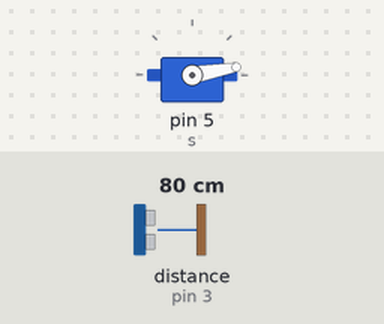
Recording of a sketch running on a simulated Arduino Uno, built with avr-gcc and run on an emulated ATmega328P. Shown: servo. Wiring (inferred from the names in the program): ultrasonic range finder: trigger pin 2; echo pin 3. The inputs (shaded band) are chosen by the test bench; at power-on: distance to the obstacle (sensor on pin 3) 80 cm. The echo pulse lasts 58.3 µs per cm; no radio packets arrive unless stated.

Above: at 0.6 s.
At 2.2 s:
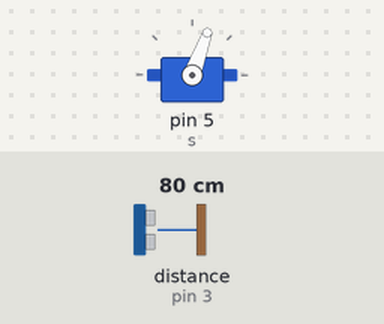
2.3 s: distance to the obstacle (sensor on pin 3) set to 2 cm
At 2.66 s:
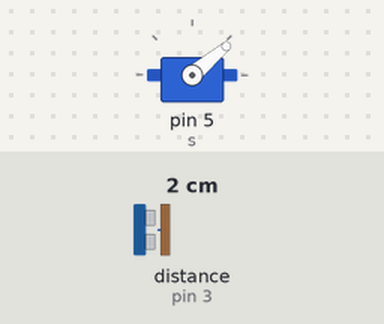
Timing chart, 0 to 11.8 s (numbered marks = the images above; inputs shaded):
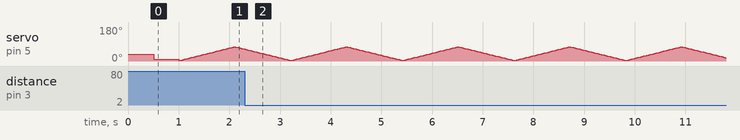

The sketch:

Radar_TX.ino
```cpp
//Nrf24
#include <SPI.h>
#include <nRF24L01.h>
#include <RF24.h>
RF24 radio(9, 8); // CE, CSN
const byte address[6] = "00002";

//HC-SR04
#define echoPin 3
#define trigPin 2
long duration, cm;
int sensorState = 0;

//SG90
#include <Servo.h>
Servo s;

void setup() {
  //Nrf24
  radio.begin();
  radio.openWritingPipe(address);
  radio.setPALevel(RF24_PA_MIN);
  radio.stopListening();

  //HC-SR04
  pinMode (trigPin, OUTPUT);
  pinMode (echoPin, INPUT);

  //SG90
  s.attach (5);
  s.write (37);
  delay (500);
  s.write (10);
  delay (500);
}

void loop() {

  radar ();

  //Distance measuring & data transmission
  digitalWrite(trigPin, LOW);
  delayMicroseconds(2);
  digitalWrite(trigPin, HIGH);
  delayMicroseconds(10);
  digitalWrite(trigPin, LOW);
  duration = pulseIn(echoPin, HIGH);
  cm = duration * 0.034 / 2 + 1;

  if (cm <= 10)
  { sensorState = 1; }

  else if (cm >= 11 and cm <= 30)
  { sensorState = 2; }

  else if (cm >= 31)
  { sensorState = 3; }

  radio.write(&sensorState, sizeof(sensorState));

}

void radar () {

  for (int x=3; x <= 75; x++) {
    s.write (x);
    delay (15);
  }

  for (int y=75; y >= 3; y--) {
    s.write (y);
    delay (15);
  }

}
```
